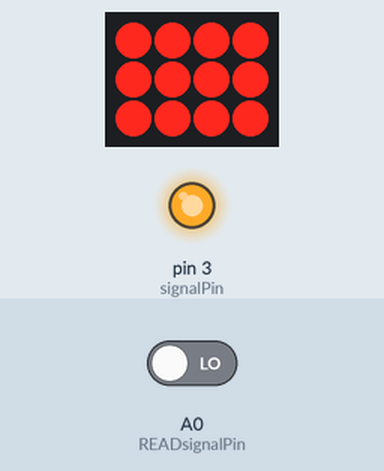
Simulated run of this program. Board: Teensy 4. Shown: 4×3 LED matrix, output pins drawn as LEDs (lit = HIGH). Wiring (inferred from the names in the program): LED matrix (orientation assumed): rows A2, A3, A4; columns pin 11, pin 10, pin 9, pin 8. The inputs (shaded band) are chosen by the test bench; at power-on: A0 (READsignalPin) LOW. Pins used as bus, display or sensor lines are not drawn; what the program prints to the serial monitor is not drawn.

Above: at 1.19 s.

The program:

main.cpp
```cpp
#include <Arduino.h>
#include <vector>

// Scanning mux
const uint8_t muxEnPins[3] = {5, 6, 7};
const uint8_t muxSelPins[4] = {11, 10, 9, 8};
const uint8_t signalPin = 3;

// Read-side mux
const uint8_t READmuxEnPins[3] = {16, 17, 18};
const uint8_t READmuxSelPins[4] = {19, 20, 21, 22};
const uint8_t READsignalPin = 14;

const int ROWS = 48;
const int COLS = 48;

std::vector<std::vector<bool>> matrix(ROWS, std::vector<bool>(COLS, false));

void selectChannel(uint8_t channel) {
  for (uint8_t i = 0; i < 4; i++) {
    digitalWriteFast(muxSelPins[i], (channel >> i) & 0x01);
  }
}

void READselectChannel(uint8_t channel) {
  for (uint8_t i = 0; i < 4; i++) {
    digitalWriteFast(READmuxSelPins[i], (channel >> i) & 0x01);
  }
}

void enableMux(uint8_t muxIndex) {
  for (uint8_t i = 0; i < 3; i++) digitalWriteFast(muxEnPins[i], HIGH);
  digitalWriteFast(muxEnPins[muxIndex], LOW);
}

void READenableMux(uint8_t rmuxIndex) {
  for (uint8_t i = 0; i < 3; i++) digitalWriteFast(READmuxEnPins[i], HIGH);
  digitalWriteFast(READmuxEnPins[rmuxIndex], LOW);
}

void setup() {
  Serial.begin(115200);

  for (uint8_t i = 0; i < 3; i++) {
    pinMode(muxEnPins[i], OUTPUT);
    digitalWriteFast(muxEnPins[i], HIGH);
    pinMode(READmuxEnPins[i], OUTPUT);
    digitalWriteFast(READmuxEnPins[i], HIGH);
  }
  for (uint8_t i = 0; i < 4; i++) {
    pinMode(muxSelPins[i], OUTPUT);
    pinMode(READmuxSelPins[i], OUTPUT);
    digitalWriteFast(muxSelPins[i], LOW);
    digitalWriteFast(READmuxSelPins[i], LOW);
  }

  pinMode(signalPin, OUTPUT);
  digitalWriteFast(signalPin, HIGH);
  pinMode(READsignalPin, INPUT);
}

void loop() {
  // Fill matrix
  int rowIndex = 0;
  for (uint8_t mux = 0; mux < 3; mux++) {
    enableMux(mux);
    //delayMicroseconds(1);
    for (uint8_t ch = 0; ch < 16; ch++) {
      selectChannel(ch);
      delayMicroseconds(5);

      int colIndex = 0;
      for (uint8_t rmux = 0; rmux < 3; rmux++) {
        READenableMux(rmux);
        //delayMicroseconds(1);
        for (uint8_t rch = 0; rch < 16; rch++) {
          READselectChannel(rch);
          delayMicroseconds(5);
          matrix[rowIndex][colIndex] = digitalReadFast(READsignalPin);
          colIndex++;
        }
      }
      rowIndex++;
    }
  }

  // CSV-like format
  for (int r = 0; r < ROWS; r++) {
    for (int c = 0; c < COLS; c++) {
      Serial.print(matrix[r][c] ? 1 : 0);
      if (c < COLS - 1) Serial.print(',');
    }
    Serial.println();
  }

  Serial.println("flag");
  delay(20);
  //delay(1);
  //delayMicroseconds(100);
}


/*
#include <Arduino.h>
#include <vector>

// Write-side mux
const uint8_t muxEnPins[3] = {5, 6, 7};
const uint8_t muxSelPins[4] = {11, 10, 9, 8};
const uint8_t signalPin = 3;

// Read-side mux
const uint8_t READmuxEnPins[3] = {16, 17, 18};
const uint8_t READmuxSelPins[4] = {19, 20, 21, 22};
const uint8_t READsignalPin = 14;

const int ROWS = 16;
const int COLS = 16;

std::vector<std::vector<bool>> matrix(ROWS, std::vector<bool>(COLS, false));

void selectChannel(uint8_t channel) {
  for (uint8_t i = 0; i < 4; i++) {
    digitalWriteFast(muxSelPins[i], (channel >> i) & 0x01);
  }
}

void READselectChannel(uint8_t channel) {
  for (uint8_t i = 0; i < 4; i++) {
    digitalWriteFast(READmuxSelPins[i], (channel >> i) & 0x01);
  }
}

void enableMux(uint8_t muxIndex) {
  digitalWriteFast(muxEnPins[0], HIGH);
  digitalWriteFast(muxEnPins[1], HIGH);
  digitalWriteFast(muxEnPins[2], LOW);
}

void READenableMux(uint8_t rmuxIndex) {
  digitalWriteFast(READmuxEnPins[0], HIGH);
  digitalWriteFast(READmuxEnPins[1], HIGH);
  digitalWriteFast(READmuxEnPins[2], LOW);
}

void setup() {
  Serial.begin(115200);

  for (uint8_t i = 0; i < 3; i++) {
    pinMode(muxEnPins[i], OUTPUT);
    digitalWriteFast(muxEnPins[i], HIGH);
    pinMode(READmuxEnPins[i], OUTPUT);
    digitalWriteFast(READmuxEnPins[i], HIGH);
  }
  for (uint8_t i = 0; i < 4; i++) {
    pinMode(muxSelPins[i], OUTPUT);
    pinMode(READmuxSelPins[i], OUTPUT);
    digitalWriteFast(muxSelPins[i], LOW);
    digitalWriteFast(READmuxSelPins[i], LOW);
  }

  pinMode(signalPin, OUTPUT);
  digitalWriteFast(signalPin, HIGH);
  pinMode(READsignalPin, INPUT);
}

void loop() {
  // Fill matrix
  int rowIndex = 0;
    enableMux(1);
    for (uint8_t ch = 0; ch < 16; ch++) {
      selectChannel(ch);
      delayMicroseconds(50);

      int colIndex = 0;
        READenableMux(1);
        for (uint8_t rch = 0; rch < 16; rch++) {
          READselectChannel(rch);
          delayMicroseconds(50);
          matrix[rowIndex][colIndex] = digitalReadFast(READsignalPin);
          colIndex++;
        }

      rowIndex++;
    }


  // Send matrix as CSV-like format
  for (int r = 0; r < ROWS; r++) {
    for (int c = 0; c < COLS; c++) {
      Serial.print(matrix[r][c] ? 1 : 0);
      if (c < COLS - 1) Serial.print(',');
    }
    Serial.println();
  }

  Serial.println("---FRAME_END---");
  //delay(1);
}*/
```
